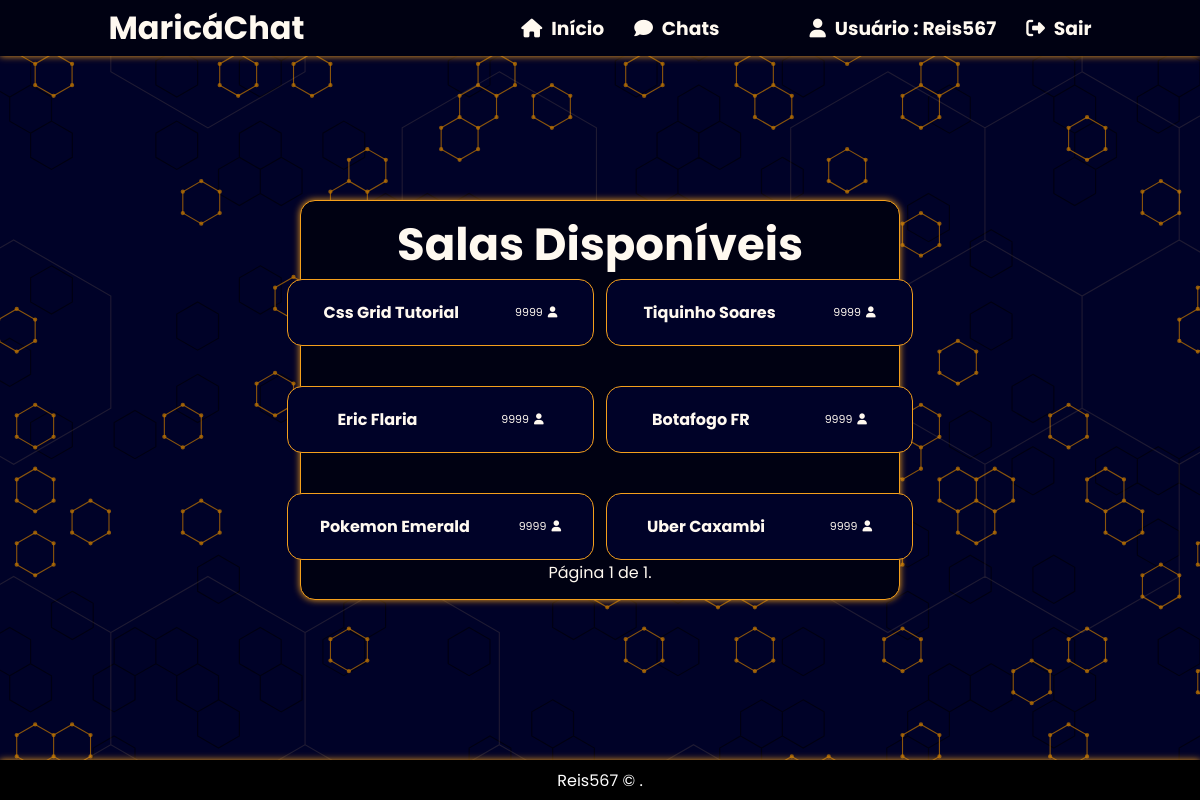
Before: /chat/rooms/ (signed in) with the older database file.
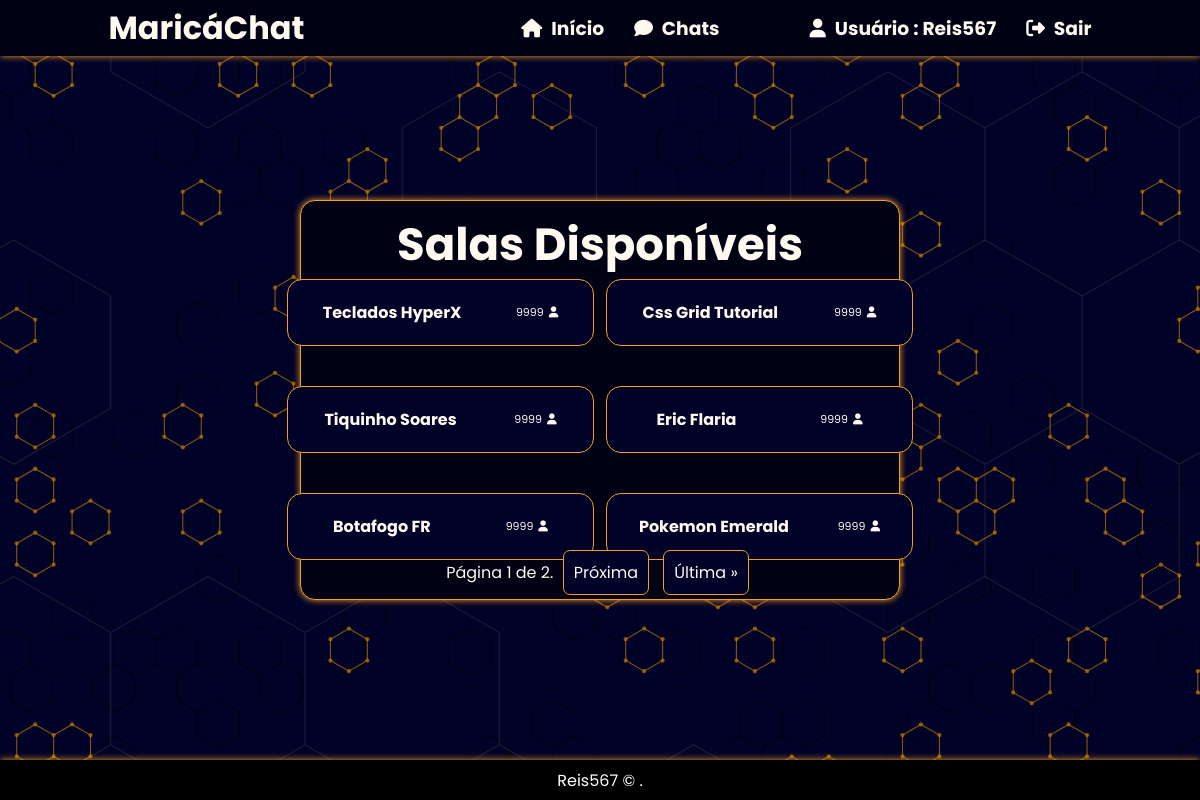
After: the same page with the newer database file.
### chat/models.py (models this page shows, shortened)
class Room(models.Model):
    class Meta:
        verbose_name = 'Sala'
        verbose_name_plural = 'Salas'
    name = models.CharField(max_length=20)
    slug = models.SlugField(max_length=50)

### chat/views.py (the view)
# urls.py: path('rooms/', views.rooms, name='rooms'),
def rooms(request):
    room_list = Room.objects.all().order_by('-pk')
    items_per_page = 6
    paginator = Paginator(room_list, items_per_page)
    page = request.GET.get('page')
    try:
        rooms = paginator.page(page)
    except PageNotAnInteger:
        rooms = paginator.page(1)
    except EmptyPage:
        rooms = paginator.page(paginator.num_pages)
    return render(request, 'rooms.html', {'rooms': rooms})

### templates/rooms.html (shortened to what this page needs)
{% extends "base.html" %}
{% block content %}
<section class="chats">
    <div class="chats-content">
        <div class="chats-title">
            <h1>Salas Disponíveis</h1>
        </div>
        <div class="chats-buttons">
            {% if user.is_authenticated %}
                    {% for room in rooms %}
                        <button onclick="window.location.href = '{% url 'room' room.slug %}'" class="chats-button">
                            <span>
                                <h1>{{ room.name }}</h1>
                                <p>9999<i class="fa-solid fa-user"></i></p>
                            </span>
                        </button>
                    {% endfor %}
            {% endif %}
        </div>
        <div class="pagination">
            <span class="step-links">
                <span class="current-page">
                    Página {{ rooms.number }} de {{ rooms.paginator.num_pages }}.
                </span>
                {% if rooms.has_next %}
                    <a class="pagination-proxima btn-pagination" href="?page={{ rooms.next_page_number }}">Próxima</a>
                    <a class="pagination-ultima btn-pagination" href="?page={{ rooms.paginator.num_pages }}">Última &raquo;</a>
                {% endif %}
            </span>
        </div>
    </div>
</section>
{% endblock %}

### templates/base.html (shortened to what this page needs)
{% load static %}
<!DOCTYPE html>
    <html>
    <head>
        <link rel="stylesheet"  href="{% static 'css/reset.css' %}">
        <link rel="stylesheet"  href="{% static 'css/style.css' %}">
    </head>
    <body>
        <header>
            <h1>
                <a href="{% url 'home' %}">MaricáChat</a></h1>
            <nav>
                <h3>
                    <a href="{% url 'home' %}">
                        <i class="fa-solid fa-house"></i>  Início</a>
                </h3>
                <h3>
                    <a href="{% url 'rooms' %}">
                        <i class="fa-solid fa-comment"></i>  Chats</a>
                </h3>
                <div class="nav-auth">
                    {% if user.is_authenticated %}
                        <div class="user-is-auth">
                            <h3>
                                <i class="fa-solid fa-user"></i>
                                 Usuário   :   {{user.username}}
                            </h3>
                            <h3>
                                <a href="{% url 'logout' %}">
                                 <i class="fa-solid fa-right-from-bracket"></i>  Sair</a>
                            </h3>
                        </div>
                    {% endif %}
                </div>
            </nav>
        </header>
            {% block content %}{% endblock %}
        <footer class="footer">
            <p><a href="https://github.com/reis567" target="_blank">Reis567</a> &copy; {{ year }}.</p>
        </footer>
    </body>
    </html>

### static/css/style.css (style rules this page uses)
:root { --prim-cl: #050850; --prim-stgr:#000228; --sec-cl: #F49F1C; --sec-stgr: #ffce84; --black:#000112; --white:#fff9f0; --ylw-shd: 0px 0px 10px var(--sec-cl); --ylw-shd-ltr: 0px 0px 7px var(--sec-cl); }
body { background-image: url('/static/img/bg.svg'); background-size: cover; width: 100%; height: 100%; font-family: 'Poppins', sans-serif; }
header { position: fixed; top: 0; width: 100%; height: 7vh; display: flex; justify-content: space-around; align-items: center; background-color: var(--black); color: var(--white); box-shadow: var(--ylw-shd-ltr); }
header nav { display: flex; justify-content: space-around; gap: 30px; }
header a { color: var(--white); transition: .5s; }
header i { margin-right: 5px; color: var(--white); }
nav .nav-auth { display: flex; justify-content: space-around; gap: 30px; }
.user-is-auth { padding-left: 60px; display: flex; justify-content: space-around; gap: 30px; }
.footer { position: fixed; bottom: 0; width: 100%; height: 5vh; background-color: black; display: flex; justify-content: center; align-items: center; color: white; box-shadow: var(--ylw-shd-ltr); }
.footer a { color: white; transition: .5s; }
.chats { height: 100vh; width: 100vw; display: flex; justify-content: center; align-items: center; }
.chats-content { width: 50%; height: 50%; background: var(--black); display: flex; justify-content: space-between; align-items: center; flex-direction: column; color: var(--white); border: 1px solid var(--sec-cl); border-radius: 15px; box-shadow: var(--ylw-shd-ltr); }
.chats-title { font-size: 30px; font-weight: bold; margin-top: 10px; }
.chats-buttons { max-width: 800px; width: 100%; height: 100%; gap: 40px; display: grid; grid-template-columns: repeat(auto-fill, minmax(200px, 1fr)); align-items: center; justify-items: center; }
.chats-buttons button { color: var(--white); cursor: pointer; background: var(--prim-stgr); padding: 20px; width: 110%; border-radius: 15px; border: 1px solid var(--sec-cl); }
.chats-buttons button span { display: flex; align-items: center; justify-content: space-around; }
.chats-buttons button span h1 { font-size: 16px; margin-right: 25px; font-weight: bolder; text-transform: capitalize; }
.chats-buttons button span p { font-size: 11px; }
.chats-buttons i { margin-left: 5px; }
.pagination { display: flex; justify-content: space-between; margin-bottom: 15px; }
.btn-pagination { margin-left: 5px; margin-right: 5px; padding: 10px; background: var(--prim-stgr); color: var(--white); border: 1px solid var(--sec-cl); border-radius: 7px; }

Changed rows visible on the page:
no longer on this page (row unchanged): Room: name "Uber Caxambi"
added Room: name "Teclados HyperX"
Other visible differences:
{{ rooms.paginator.num_pages }}: "1" → "2"
text now shown: "Próxima Última »"
